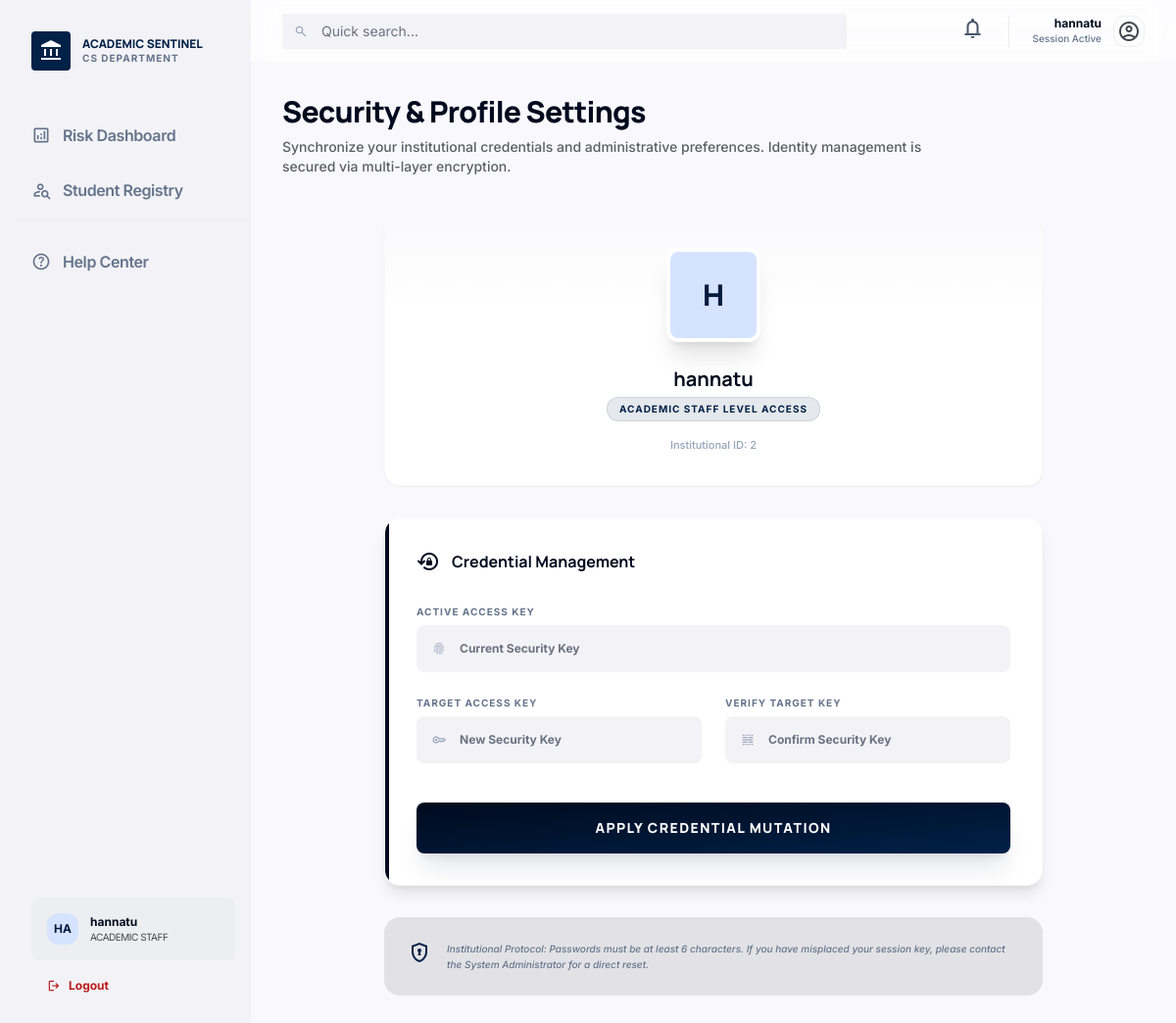
Screenshot of /profile (signed in) with the database file from the repository.
### backend/models.py (models this page shows, shortened)
class User(UserMixin, db.Model):
    __tablename__ = 'users'
    id = db.Column(db.Integer, primary_key=True)
    username = db.Column(db.String(64), unique=True, nullable=True)
    email = db.Column(db.String(120), unique=True, nullable=False)
    password_hash = db.Column(db.String(128))
    role = db.Column(db.String(20), default='Staff')  # Admin or Staff
    is_active = db.Column(db.Boolean, default=True)
    created_at = db.Column(db.DateTime, default=datetime.utcnow)

### backend/routes/auth.py (the view, shortened to what this page needs)
@auth_bp.route('/profile', methods=['GET', 'POST'])
@login_required
def profile():
    return render_template('auth/profile.html')

### templates/auth/profile.html (shortened to what this page needs)
{% extends "base.html" %}
{% block content %}
<div class="flex flex-col gap-2 mb-10">
    <h2 class="text-3xl font-extrabold font-manrope text-primary tracking-tight">Security & Profile Settings</h2>
    <p class="text-secondary max-w-2xl font-body text-sm font-medium">
        Synchronize your institutional credentials and administrative preferences. Identity management is secured via multi-layer encryption.
    </p>
</div>
<div class="max-w-2xl mx-auto space-y-8">
    <div class="bg-white rounded-2xl border border-outline-variant/10 shadow-sm p-8 text-center relative overflow-hidden">
        <div class="relative z-10 flex flex-col items-center">
            <div class="w-24 h-24 bg-primary-fixed rounded-full border-4 border-white shadow-xl mb-6 flex items-center justify-center font-headline font-extrabold text-3xl text-on-primary-fixed">
                {{ (current_user.username or current_user.email)[:1].upper() }}
            </div>
            <h2 class="text-xl font-bold text-primary mb-1">{{ current_user.username or current_user.email }}</h2>
            <div class="flex items-center gap-2 mb-4">
                <span class="px-3 py-1 bg-primary-container/10 text-primary-container text-[10px] font-bold uppercase tracking-widest rounded-full border border-primary-container/10">
                    {{ current_user.role }} Level Access
                </span>
            </div>
            <p class="text-[11px] font-medium text-slate-400">Institutional ID: {{ current_user.id }}</p>
        </div>
    </div>
    <div class="bg-white rounded-2xl border border-outline-variant/10 shadow-lg p-8 relative overflow-hidden">
        <div class="absolute top-0 left-0 w-1 h-full bg-primary"></div>
        <div class="flex items-center gap-3 mb-8">
            <span class="material-symbols-outlined text-primary">lock_reset</span>
            <h3 class="font-headline font-bold text-primary">Credential Management</h3>
        </div>
        <form method="POST" class="space-y-6">
            <div class="space-y-1.5">
                <label class="block text-[10px] font-bold text-slate-500 uppercase tracking-widest">Active Access Key</label>
                <div class="relative group">
                    <span class="material-symbols-outlined absolute left-4 top-1/2 -translate-y-1/2 text-slate-400 text-sm group-focus-within:text-primary transition-colors">fingerprint</span>
                    <input type="password" name="current_password" required placeholder="Current Security Key" class="w-full pl-11 pr-4 py-4 bg-surface-container-low border-none rounded-xl text-xs font-bold text-primary focus:ring-2 focus:ring-primary-container transition-all">
                </div>
            </div>
            <div class="grid grid-cols-1 md:grid-cols-2 gap-6">
                <div class="space-y-1.5">
                    <label class="block text-[10px] font-bold text-slate-500 uppercase tracking-widest">Target Access Key</label>
                    <div class="relative group">
                        <span class="material-symbols-outlined absolute left-4 top-1/2 -translate-y-1/2 text-slate-400 text-sm group-focus-within:text-primary transition-colors">key</span>
                        <input type="password" name="new_password" required minlength="6" placeholder="New Security Key" class="w-full pl-11 pr-4 py-4 bg-surface-container-low border-none rounded-xl text-xs font-bold text-primary focus:ring-2 focus:ring-primary-container transition-all">
                    </div>
                </div>
                <div class="space-y-1.5">
                    <label class="block text-[10px] font-bold text-slate-500 uppercase tracking-widest">Verify Target Key</label>
                    <div class="relative group">
                        <span class="material-symbols-outlined absolute left-4 top-1/2 -translate-y-1/2 text-slate-400 text-sm group-focus-within:text-primary transition-colors">key_visualizer</span>
                        <input type="password" name="confirm_password" required placeholder="Confirm Security Key" class="w-full pl-11 pr-4 py-4 bg-surface-container-low border-none rounded-xl text-xs font-bold text-primary focus:ring-2 focus:ring-primary-container transition-all">
                    </div>
                </div>
            </div>
            <div class="pt-4">
                <button type="submit" class="w-full py-4 bg-gradient-to-br from-[#000a1e] to-primary-container text-white rounded-xl font-headline font-extrabold text-sm shadow-xl shadow-primary-container/10 hover:scale-[1.01] active:scale-[0.99] transition-all flex items-center justify-center gap-2 uppercase tracking-widest">
                    Apply Credential Mutation
                </button>
            </div>
        </form>
    </div>
    <div class="bg-surface-container-highest p-6 rounded-2xl flex items-start gap-4">
        <span class="material-symbols-outlined text-primary-container">encrypted</span>
        <p class="text-[10px] text-slate-500 font-medium leading-relaxed italic">
            Institutional Protocol: Passwords must be at least 6 characters. If you have misplaced your session key, please contact the System Administrator for a direct reset.
        </p>
    </div>
</div>
{% endblock %}

### templates/base.html (shortened to what this page needs)
<!DOCTYPE html>
<html class="light" lang="en">
<head>
    <script src="https://cdn.tailwindcss.com?plugins=forms,container-queries"></script>
    <script id="tailwind-config">
        tailwind.config = {
            darkMode: "class",
            theme: {
                extend: {
                    "colors": {
                        "on-background": "#191c1e",
                        "tertiary-fixed": "#ffd9df",
                        "secondary": "#5c5f60",
                        "primary-container": "#002147",
                        "primary-fixed-dim": "#aec7f6",
                        "secondary-fixed": "#e1e3e4",
                        "outline-variant": "#c4c6cf",
                        "on-primary-fixed-variant": "#2d476f",
                        "surface-container-lowest": "#ffffff",
                        "on-tertiary-fixed": "#3f0018",
                        "primary": "#000a1e",
                        "tertiary": "#200008",
                        "on-secondary-fixed-variant": "#454748",
                        "surface-container-highest": "#e2e2e6",
                        "on-primary": "#ffffff",
                        "surface-container": "#edeef1",
                        "on-secondary": "#ffffff",
                        "on-tertiary": "#ffffff",
                        "tertiary-container": "#4a001d",
                        "on-tertiary-container": "#f4447e",
                        "surface-container-high": "#e7e8eb",
                        "on-surface-variant": "#44474e",
                        "tertiary-fixed-dim": "#ffb1c2",
                        "on-primary-container": "#708ab5",
                        "surface-variant": "#e2e2e6",
                        "inverse-primary": "#aec7f6",
                        "outline": "#74777f",
                        "on-secondary-container": "#626566",
                        "surface-tint": "#465f88",
                        "on-error-container": "#93000a",
                        "background": "#f9f9fd",
                        "inverse-surface": "#2e3133",
                        "surface-container-low": "#f3f3f7",
                        "surface": "#f9f9fd",
                        "primary-fixed": "#d6e3ff",
                        "secondary-fixed-dim": "#c5c7c8",
                        "secondary-container": "#e1e3e4",
                        "error": "#ba1a1a",
                        "error-container": "#ffdad6",
                        "on-primary-fixed": "#001b3d",
                        "on-tertiary-fixed-variant": "#8f003f",
                        "inverse-on-surface": "#f0f0f4",
                        "on-error": "#ffffff",
                        "on-secondary-fixed": "#191c1d",
                        "surface-dim": "#d9dadd",
                        "surface-bright": "#f9f9fd",
                        "on-surface": "#191c1e"
                    },
                    "borderRadius": {
                        "DEFAULT": "0.125rem",
                        "lg": "0.25rem",
                        "xl": "0.5rem",
                        "full": "0.75rem"
                    },
                    "fontFamily": {
                        "headline": ["Manrope"],
                        "body": ["Inter"],
                        "label": ["Inter"]
                    }
                },
            },
        }
    </script>
</head>
<body class="bg-surface text-on-surface min-h-screen {% if current_user.is_authenticated %}flex{% endif %}">
    {% if current_user.is_authenticated %}
    <aside class="h-screen w-64 fixed left-0 top-0 bg-[#f3f3f7] dark:bg-slate-900 flex flex-col py-8 pl-4 z-50">
        <div class="mb-10 px-4">
            <div class="flex items-center gap-3">
                <div class="w-10 h-10 bg-primary-container rounded-lg flex items-center justify-center text-white">
                    <span class="material-symbols-outlined" style="font-variation-settings: 'FILL' 1;">account_balance</span>
                </div>
                <div>
                    <h1 class="text-xs font-extrabold text-[#002147] dark:text-white font-headline leading-tight">ACADEMIC SENTINEL</h1>
                    <p class="text-[10px] text-slate-500 font-manrope font-bold tracking-widest uppercase">CS Department</p>
                </div>
            </div>
        </div>
        <nav class="flex-1 space-y-1">
            {% if current_user.role == 'Admin' %}
            <a class="flex items-center gap-3 px-4 py-3 text-slate-500 font-manrope font-semibold tracking-tight hover:bg-white rounded-l-lg transition-all" href="{{ url_for('admin.dashboard') }}">
                <span class="material-symbols-outlined text-xl">dashboard</span>
                <span>Dashboard</span>
            </a>
            <a class="flex items-center gap-3 px-4 py-3 text-slate-500 font-manrope font-semibold tracking-tight hover:bg-white rounded-l-lg transition-all" href="{{ url_for('admin.import_data') }}">
                <span class="material-symbols-outlined text-xl">cloud_upload</span>
                <span>Data Import</span>
            </a>
            <a class="flex items-center gap-3 px-4 py-3 text-slate-500 font-manrope font-semibold tracking-tight hover:bg-white rounded-l-lg transition-all" href="{{ url_for('admin.risk_rules') }}">
                <span class="material-symbols-outlined text-xl">warning</span>
                <span>Risk Rules</span>
            </a>
            <a class="flex items-center gap-3 px-4 py-3 text-slate-500 font-manrope font-semibold tracking-tight hover:bg-white rounded-l-lg transition-all" href="{{ url_for('admin.courses') }}">
                <span class="material-symbols-outlined text-xl">school</span>
                <span>Courses</span>
            </a>
            <a class="flex items-center gap-3 px-4 py-3 text-slate-500 font-manrope font-semibold tracking-tight hover:bg-white rounded-l-lg transition-all" href="{{ url_for('admin.users') }}">
                <span class="material-symbols-outlined text-xl">group</span>
                <span>User Accounts</span>
            </a>
            <a class="flex items-center gap-3 px-4 py-3 text-slate-500 font-manrope font-semibold tracking-tight hover:bg-white rounded-l-lg transition-all" href="{{ url_for('admin.audit_logs') }}">
                <span class="material-symbols-outlined text-xl">history</span>
                <span>Audit Logs</span>
            </a>
            {% else %}
            <a class="flex items-center gap-3 px-4 py-3 text-slate-500 font-manrope font-semibold tracking-tight hover:bg-white rounded-l-lg transition-all" href="{{ url_for('staff.dashboard') }}">
                <span class="material-symbols-outlined text-xl">analytics</span>
                <span>Risk Dashboard</span>
            </a>
            <a class="flex items-center gap-3 px-4 py-3 text-slate-500 font-manrope font-semibold tracking-tight hover:bg-white rounded-l-lg transition-all" href="{{ url_for('staff.dashboard') }}">
                <span class="material-symbols-outlined text-xl">person_search</span>
                <span>Student Registry</span>
            </a>
            {% endif %}
            <div class="mt-8 pt-4 border-t border-outline-variant/10">
                <a class="flex items-center gap-3 px-4 py-3 text-slate-500 font-manrope font-semibold tracking-tight hover:bg-white rounded-l-lg transition-all" href="{{ url_for('help.index') }}">
                    <span class="material-symbols-outlined text-xl">help_outline</span>
                    <span>Help Center</span>
                </a>
            </div>
        </nav>
        <div class="mt-auto px-4">
            <div class="bg-surface-container rounded-xl p-4 flex items-center gap-3">
                <div class="w-8 h-8 rounded-full bg-primary-fixed flex items-center justify-center font-bold text-xs text-on-primary-fixed">
                    {{ current_user.username[:2]|upper }}
                </div>
                <div class="overflow-hidden">
                    <p class="text-xs font-bold text-primary truncate">{{ current_user.username }}</p>
                    <p class="text-[10px] text-on-surface-variant uppercase tracking-tighter">{{ current_user.role }}</p>
                </div>
            </div>
            <a href="{{ url_for('auth.logout') }}" class="flex items-center gap-2 mt-4 px-4 text-xs font-bold text-error hover:opacity-70 transition-all">
                <span class="material-symbols-outlined text-sm">logout</span>
                Logout
            </a>
        </div>
    </aside>
    <div class="flex-1 ml-64 min-h-screen flex flex-col">
        <header class="fixed top-0 right-0 w-[calc(100%-16rem)] z-40 bg-white/70 backdrop-blur-md flex justify-between items-center h-16 px-8 border-b border-outline-variant/10">
            <div class="flex items-center flex-1 max-w-xl">
                <div class="relative w-full">
                    <span class="material-symbols-outlined absolute left-3 top-1/2 -translate-y-1/2 text-slate-400 text-sm">search</span>
                    <input class="w-full bg-surface-container-low border-none rounded-sm py-2 pl-10 pr-4 text-sm focus:ring-1 focus:ring-primary-container" placeholder="Quick search..." type="text"/>
                </div>
            </div>
            <div class="flex items-center gap-6">
                <a href="{{ url_for('notify.index') }}" class="relative text-slate-600 hover:text-[#002147] transition-all">
                    <span class="material-symbols-outlined">notifications</span>
                </a>
                <a href="{{ url_for('auth.profile') }}" class="flex items-center gap-3 group">
                    <div class="text-right hidden sm:block">
                        <div class="text-xs font-bold text-primary group-hover:text-primary-container transition-colors">{{ current_user.username }}</div>
                        <div class="text-[10px] text-slate-500 font-medium">Session Active</div>
                    </div>
                    <div class="w-8 h-8 rounded-full overflow-hidden border border-outline-variant/30 group-hover:border-primary-container transition-all">
                        <span class="material-symbols-outlined text-on-surface-variant flex items-center justify-center h-full">account_circle</span>
                    </div>
                </a>
            </div>
        </header>
        <main class="mt-16 p-8 flex-1">
            {% block content %}{% endblock %}
        </main>
    </div>
    {% else %}
        {% block auth_content %}{% endblock %}
    {% endif %}
</body>
</html>

### rows the page displays
User: username "HA", username "hannatu", role "ACADEMIC STAFF", username "H", id "2"
